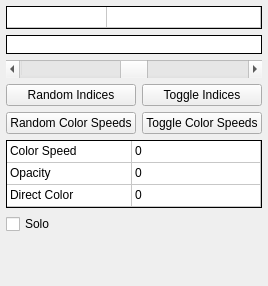
             <widget class="QWidget" name="XformColorTab">
              <property name="sizePolicy">
               <sizepolicy hsizetype="Preferred" vsizetype="Preferred">
                <horstretch>0</horstretch>
                <verstretch>0</verstretch>
               </sizepolicy>
              </property>
              <property name="toolTip">
               <string/>
              </property>
              <property name="autoFillBackground">
               <bool>true</bool>
              </property>
              <attribute name="title">
               <string>Color</string>
              </attribute>
              <attribute name="toolTip">
               <string>Color palette index for the current xform, and curve adjustment</string>
              </attribute>
              <layout class="QFormLayout" name="formLayout_3">
               <property name="fieldGrowthPolicy">
                <enum>QFormLayout::FieldGrowthPolicy::AllNonFixedFieldsGrow</enum>
               </property>
               <property name="leftMargin">
                <number>6</number>
               </property>
               <property name="topMargin">
                <number>6</number>
               </property>
               <property name="rightMargin">
                <number>6</number>
               </property>
               <property name="bottomMargin">
                <number>6</number>
               </property>
               <item row="0" column="0" colspan="2">
                <widget class="QTableWidget" name="XformColorIndexTable">
                 <property name="sizePolicy">
                  <sizepolicy hsizetype="Expanding" vsizetype="Minimum">
                   <horstretch>0</horstretch>
                   <verstretch>0</verstretch>
                  </sizepolicy>
                 </property>
                 <property name="minimumSize">
                  <size>
                   <width>0</width>
                   <height>23</height>
                  </size>
                 </property>
                 <property name="maximumSize">
                  <size>
                   <width>16777215</width>
                   <height>23</height>
                  </size>
                 </property>
                 <property name="font">
                  <font>
                   <kerning>true</kerning>
                  </font>
                 </property>
                 <property name="focusPolicy">
                  <enum>Qt::FocusPolicy::NoFocus</enum>
                 </property>
                 <property name="toolTip">
                  <string/>
                 </property>
                 <property name="autoFillBackground">
                  <bool>false</bool>
                 </property>
                 <property name="styleSheet">
                  <string notr="true"/>
                 </property>
                 <property name="frameShape">
                  <enum>QFrame::Shape::Panel</enum>
                 </property>
                 <property name="frameShadow">
                  <enum>QFrame::Shadow::Plain</enum>
                 </property>
                 <property name="lineWidth">
                  <number>1</number>
                 </property>
                 <property name="midLineWidth">
                  <number>0</number>
                 </property>
                 <property name="verticalScrollBarPolicy">
                  <enum>Qt::ScrollBarPolicy::ScrollBarAlwaysOff</enum>
                 </property>
                 <property name="horizontalScrollBarPolicy">
                  <enum>Qt::ScrollBarPolicy::ScrollBarAlwaysOff</enum>
                 </property>
                 <property name="editTriggers">
                  <set>QAbstractItemView::EditTrigger::NoEditTriggers</set>
                 </property>
                 <property name="tabKeyNavigation">
                  <bool>false</bool>
                 </property>
                 <property name="selectionMode">
                  <enum>QAbstractItemView::SelectionMode::NoSelection</enum>
                 </property>
                 <property name="verticalScrollMode">
                  <enum>QAbstractItemView::ScrollMode::ScrollPerPixel</enum>
                 </property>
                 <property name="horizontalScrollMode">
                  <enum>QAbstractItemView::ScrollMode::ScrollPerPixel</enum>
                 </property>
                 <property name="showGrid">
                  <bool>true</bool>
                 </property>
                 <property name="wordWrap">
                  <bool>false</bool>
                 </property>
                 <property name="cornerButtonEnabled">
                  <bool>false</bool>
                 </property>
                 <property name="rowCount">
                  <number>1</number>
                 </property>
                 <property name="columnCount">
                  <number>2</number>
                 </property>
                 <attribute name="horizontalHeaderVisible">
                  <bool>false</bool>
                 </attribute>
                 <attribute name="horizontalHeaderMinimumSectionSize">
                  <number>27</number>
                 </attribute>
                 <attribute name="horizontalHeaderHighlightSections">
                  <bool>false</bool>
                 </attribute>
                 <attribute name="horizontalHeaderStretchLastSection">
                  <bool>true</bool>
                 </attribute>
                 <attribute name="verticalHeaderVisible">
                  <bool>false</bool>
                 </attribute>
                 <attribute name="verticalHeaderMinimumSectionSize">
                  <number>21</number>
                 </attribute>
                 <attribute name="verticalHeaderDefaultSectionSize">
                  <number>21</number>
                 </attribute>
                 <attribute name="verticalHeaderHighlightSections">
                  <bool>false</bool>
                 </attribute>
                 <attribute name="verticalHeaderStretchLastSection">
                  <bool>false</bool>
                 </attribute>
                 <row/>
                 <column/>
                 <column/>
                 <item row="0" column="0">
                  <property name="text">
                   <string/>
                  </property>
                  <property name="toolTip">
                   <string/>
                  </property>
                 </item>
                 <item row="0" column="1">
                  <property name="text">
                   <string/>
                  </property>
                  <property name="toolTip">
                   <string/>
                  </property>
                 </item>
                </widget>
               </item>
               <item row="1" column="0" colspan="2">
                <widget class="QTableWidget" name="XformPaletteRefTable">
                 <property name="sizePolicy">
                  <sizepolicy hsizetype="Expanding" vsizetype="Minimum">
                   <horstretch>0</horstretch>
                   <verstretch>0</verstretch>
                  </sizepolicy>
                 </property>
                 <property name="minimumSize">
                  <size>
                   <width>0</width>
                   <height>19</height>
                  </size>
                 </property>
                 <property name="maximumSize">
                  <size>
                   <width>16777215</width>
                   <height>19</height>
                  </size>
                 </property>
                 <property name="focusPolicy">
                  <enum>Qt::FocusPolicy::NoFocus</enum>
                 </property>
                 <property name="frameShape">
                  <enum>QFrame::Shape::Panel</enum>
                 </property>
                 <property name="frameShadow">
                  <enum>QFrame::Shadow::Plain</enum>
                 </property>
                 <property name="verticalScrollBarPolicy">
                  <enum>Qt::ScrollBarPolicy::ScrollBarAlwaysOff</enum>
                 </property>
                 <property name="horizontalScrollBarPolicy">
                  <enum>Qt::ScrollBarPolicy::ScrollBarAlwaysOff</enum>
                 </property>
                 <property name="editTriggers">
                  <set>QAbstractItemView::EditTrigger::NoEditTriggers</set>
                 </property>
                 <property name="tabKeyNavigation">
                  <bool>false</bool>
                 </property>
                 <property name="selectionMode">
                  <enum>QAbstractItemView::SelectionMode::NoSelection</enum>
                 </property>
                 <property name="verticalScrollMode">
                  <enum>QAbstractItemView::ScrollMode::ScrollPerPixel</enum>
                 </property>
                 <property name="horizontalScrollMode">
                  <enum>QAbstractItemView::ScrollMode::ScrollPerPixel</enum>
                 </property>
                 <property name="showGrid">
                  <bool>false</bool>
                 </property>
                 <property name="wordWrap">
                  <bool>false</bool>
                 </property>
                 <property name="cornerButtonEnabled">
                  <bool>false</bool>
                 </property>
                 <property name="rowCount">
                  <number>1</number>
                 </property>
                 <property name="columnCount">
                  <number>1</number>
                 </property>
                 <attribute name="horizontalHeaderVisible">
                  <bool>false</bool>
                 </attribute>
                 <attribute name="horizontalHeaderDefaultSectionSize">
                  <number>256</number>
                 </attribute>
                 <attribute name="horizontalHeaderStretchLastSection">
                  <bool>true</bool>
                 </attribute>
                 <attribute name="verticalHeaderVisible">
                  <bool>false</bool>
                 </attribute>
                 <attribute name="verticalHeaderDefaultSectionSize">
                  <number>24</number>
                 </attribute>
                 <attribute name="verticalHeaderHighlightSections">
                  <bool>false</bool>
                 </attribute>
                 <row/>
                 <column/>
                 <item row="0" column="0">
                  <property name="text">
                   <string/>
                  </property>
                  <property name="flags">
                   <set>NoItemFlags</set>
                  </property>
                 </item>
                </widget>
               </item>
               <item row="2" column="0" colspan="2">
                <widget class="QScrollBar" name="XformColorScroll">
                 <property name="sizePolicy">
                  <sizepolicy hsizetype="Expanding" vsizetype="Expanding">
                   <horstretch>0</horstretch>
                   <verstretch>0</verstretch>
                  </sizepolicy>
                 </property>
                 <property name="minimumSize">
                  <size>
                   <width>162</width>
                   <height>18</height>
                  </size>
                 </property>
                 <property name="maximumSize">
                  <size>
                   <width>16777215</width>
                   <height>18</height>
                  </size>
                 </property>
                 <property name="focusPolicy">
                  <enum>Qt::FocusPolicy::NoFocus</enum>
                 </property>
                 <property name="minimum">
                  <number>0</number>
                 </property>
                 <property name="maximum">
                  <number>255</number>
                 </property>
                 <property name="singleStep">
                  <number>1</number>
                 </property>
                 <property name="pageStep">
                  <number>10</number>
                 </property>
                 <property name="value">
                  <number>128</number>
                 </property>
                 <property name="tracking">
                  <bool>true</bool>
                 </property>
                 <property name="orientation">
                  <enum>Qt::Orientation::Horizontal</enum>
                 </property>
                 <property name="invertedAppearance">
                  <bool>false</bool>
                 </property>
                 <property name="invertedControls">
                  <bool>false</bool>
                 </property>
                </widget>
               </item>
               <item row="3" column="0" colspan="2">
                <layout class="QGridLayout" name="XformColorTabGridLayout">
                 <property name="leftMargin">
                  <number>0</number>
                 </property>
                 <item row="0" column="0">
                  <widget class="QPushButton" name="RandomColorIndicesButton">
                   <property name="toolTip">
                    <string>&lt;html&gt;&lt;head/&gt;&lt;body&gt;&lt;p&gt;Set all xform color indices to random numbers between 0 and 1, inclusive&lt;/p&gt;&lt;/body&gt;&lt;/html&gt;</string>
                   </property>
                   <property name="text">
                    <string>Random Indices</string>
                   </property>
                  </widget>
                 </item>
                 <item row="0" column="1">
                  <widget class="QPushButton" name="ToggleColorIndicesButton">
                   <property name="toolTip">
                    <string>&lt;html&gt;&lt;head/&gt;&lt;body&gt;&lt;p&gt;Set all xform color indices to 0 or 1, alternating&lt;/p&gt;&lt;/body&gt;&lt;/html&gt;</string>
                   </property>
                   <property name="text">
                    <string>Toggle Indices</string>
                   </property>
                  </widget>
                 </item>
                 <item row="1" column="0">
                  <widget class="QPushButton" name="RandomColorSpeedButton">
                   <property name="toolTip">
                    <string>&lt;html&gt;&lt;head/&gt;&lt;body&gt;&lt;p&gt;Set all xform color speed values to random numbers between 0 and 1, inclusive&lt;/p&gt;&lt;/body&gt;&lt;/html&gt;</string>
                   </property>
                   <property name="text">
                    <string>Random Color Speeds</string>
                   </property>
                  </widget>
                 </item>
                 <item row="1" column="1">
                  <widget class="QPushButton" name="ToggleColorSpeedsButton">
                   <property name="toolTip">
                    <string>&lt;html&gt;&lt;head/&gt;&lt;body&gt;&lt;p&gt;Set all xform color speed values to 0 or 1, alternating&lt;/p&gt;&lt;/body&gt;&lt;/html&gt;</string>
                   </property>
                   <property name="text">
                    <string>Toggle Color Speeds</string>
                   </property>
                  </widget>
                 </item>
                </layout>
               </item>
               <item row="4" column="0" colspan="2">
                <widget class="QTableWidget" name="XformColorValuesTable">
                 <property name="sizePolicy">
                  <sizepolicy hsizetype="Expanding" vsizetype="Minimum">
                   <horstretch>0</horstretch>
                   <verstretch>0</verstretch>
                  </sizepolicy>
                 </property>
                 <property name="minimumSize">
                  <size>
                   <width>0</width>
                   <height>68</height>
                  </size>
                 </property>
                 <property name="maximumSize">
                  <size>
                   <width>16777215</width>
                   <height>68</height>
                  </size>
                 </property>
                 <property name="font">
                  <font>
                   <kerning>true</kerning>
                  </font>
                 </property>
                 <property name="focusPolicy">
                  <enum>Qt::FocusPolicy::NoFocus</enum>
                 </property>
                 <property name="styleSheet">
                  <string notr="true"/>
                 </property>
                 <property name="frameShape">
                  <enum>QFrame::Shape::Panel</enum>
                 </property>
                 <property name="frameShadow">
                  <enum>QFrame::Shadow::Plain</enum>
                 </property>
                 <property name="lineWidth">
                  <number>1</number>
                 </property>
                 <property name="verticalScrollBarPolicy">
                  <enum>Qt::ScrollBarPolicy::ScrollBarAlwaysOff</enum>
                 </property>
                 <property name="horizontalScrollBarPolicy">
                  <enum>Qt::ScrollBarPolicy::ScrollBarAlwaysOff</enum>
                 </property>
                 <property name="autoScroll">
                  <bool>false</bool>
                 </property>
                 <property name="editTriggers">
                  <set>QAbstractItemView::EditTrigger::NoEditTriggers</set>
                 </property>
                 <property name="tabKeyNavigation">
                  <bool>false</bool>
                 </property>
                 <property name="showDropIndicator" stdset="0">
                  <bool>false</bool>
                 </property>
                 <property name="dragDropOverwriteMode">
                  <bool>false</bool>
                 </property>
                 <property name="alternatingRowColors">
                  <bool>false</bool>
                 </property>
                 <property name="selectionMode">
                  <enum>QAbstractItemView::SelectionMode::NoSelection</enum>
                 </property>
                 <property name="verticalScrollMode">
                  <enum>QAbstractItemView::ScrollMode::ScrollPerPixel</enum>
                 </property>
                 <property name="horizontalScrollMode">
                  <enum>QAbstractItemView::ScrollMode::ScrollPerPixel</enum>
                 </property>
                 <property name="showGrid">
                  <bool>true</bool>
                 </property>
                 <property name="gridStyle">
                  <enum>Qt::PenStyle::SolidLine</enum>
                 </property>
                 <property name="wordWrap">
                  <bool>false</bool>
                 </property>
                 <property name="cornerButtonEnabled">
                  <bool>false</bool>
                 </property>
                 <property name="columnCount">
                  <number>2</number>
                 </property>
                 <attribute name="horizontalHeaderVisible">
                  <bool>false</bool>
                 </attribute>
                 <attribute name="horizontalHeaderCascadingSectionResizes">
                  <bool>false</bool>
                 </attribute>
                 <attribute name="horizontalHeaderMinimumSectionSize">
                  <number>27</number>
                 </attribute>
                 <attribute name="horizontalHeaderDefaultSectionSize">
                  <number>125</number>
                 </attribute>
                 <attribute name="horizontalHeaderHighlightSections">
                  <bool>false</bool>
                 </attribute>
                 <attribute name="horizontalHeaderStretchLastSection">
                  <bool>true</bool>
                 </attribute>
                 <attribute name="verticalHeaderVisible">
                  <bool>false</bool>
                 </attribute>
                 <attribute name="verticalHeaderMinimumSectionSize">
                  <number>22</number>
                 </attribute>
                 <attribute name="verticalHeaderDefaultSectionSize">
                  <number>22</number>
                 </attribute>
                 <attribute name="verticalHeaderHighlightSections">
                  <bool>false</bool>
                 </attribute>
                 <attribute name="verticalHeaderStretchLastSection">
                  <bool>false</bool>
                 </attribute>
                 <row>
                  <property name="text">
                   <string>Color Speed</string>
                  </property>
                 </row>
                 <row>
                  <property name="text">
                   <string>Opacity</string>
                  </property>
                 </row>
                 <row>
                  <property name="text">
                   <string>Direct Color</string>
                  </property>
                 </row>
                 <column>
                  <property name="text">
                   <string>Field</string>
                  </property>
                 </column>
                 <column>
                  <property name="text">
                   <string/>
                  </property>
                 </column>
                 <item row="0" column="0">
                  <property name="text">
                   <string>Color Speed</string>
                  </property>
                  <property name="toolTip">
                   <string>&lt;html&gt;&lt;head/&gt;&lt;body&gt;&lt;p&gt;The speed with which the color indices are pulled toward the current xform’s color index. Negative values push the color index away.&lt;/p&gt;&lt;/body&gt;&lt;/html&gt;</string>
                  </property>
                 </item>
                 <item row="0" column="1">
                  <property name="text">
                   <string>0</string>
                  </property>
                  <property name="font">
                   <font>
                    <kerning>true</kerning>
                   </font>
                  </property>
                 </item>
                 <item row="1" column="0">
                  <property name="text">
                   <string>Opacity</string>
                  </property>
                  <property name="toolTip">
                   <string>&lt;html&gt;&lt;head/&gt;&lt;body&gt;&lt;p&gt;How visible the current xform’s contribution to the image is.&lt;/p&gt;&lt;p&gt;0 is invisible, 1 is fully visible.&lt;/p&gt;&lt;/body&gt;&lt;/html&gt;</string>
                  </property>
                 </item>
                 <item row="1" column="1">
                  <property name="text">
                   <string>0</string>
                  </property>
                 </item>
                 <item row="2" column="0">
                  <property name="text">
                   <string>Direct Color</string>
                  </property>
                  <property name="toolTip">
                   <string>&lt;html&gt;&lt;head/&gt;&lt;body&gt;&lt;p&gt;Amount of directly computed color value to add to the color index.&lt;/p&gt;&lt;p&gt;Used only with variations that use direct coloring which are usually prefixed with dc_.&lt;/p&gt;&lt;/body&gt;&lt;/html&gt;</string>
                  </property>
                 </item>
                 <item row="2" column="1">
                  <property name="text">
                   <string>0</string>
                  </property>
                 </item>
                </widget>
               </item>
               <item row="6" column="0">
                <spacer name="verticalSpacer">
                 <property name="orientation">
                  <enum>Qt::Orientation::Vertical</enum>
                 </property>
                 <property name="sizeHint" stdset="0">
                  <size>
                   <width>20</width>
                   <height>40</height>
                  </size>
                 </property>
                </spacer>
               </item>
               <item row="5" column="0">
                <widget class="QCheckBox" name="SoloXformCheckBox">
                 <property name="toolTip">
                  <string>&lt;html&gt;&lt;head/&gt;&lt;body&gt;&lt;p&gt;When checked, the current xform is the only visible one. This feature is useful for determining how much each xform contributes to the final image.&lt;/p&gt;&lt;p&gt;Note that checking this does not affect the opacity values stored in the Xml file when saved. It is only a temporary adjustment when editing within the program.&lt;/p&gt;&lt;/body&gt;&lt;/html&gt;</string>
                 </property>
                 <property name="text">
                  <string>Solo</string>
                 </property>
                </widget>
               </item>
              </layout>
             </widget>
